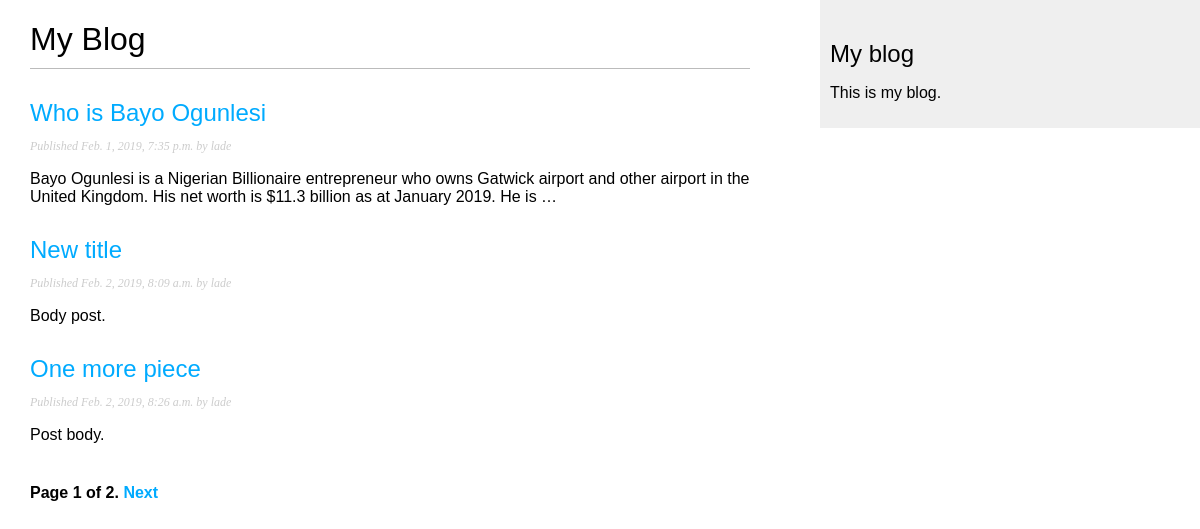
Screenshot of /blog/ with the database file from the repository.
### blog/models.py (models this page shows)
class Post(models.Model):
    STATUS_CHOICES = (
        ('draft', 'Draft'),
        ('published', 'Published'),
    )
    title = models.CharField(max_length=250)
    slug = models.SlugField(max_length=250, unique_for_date='publish')
    author = models.ForeignKey(User, on_delete=models.CASCADE, related_name='blog_posts')
    body = models.TextField()
    publish = models.DateTimeField(default=timezone.now)
    created = models.DateTimeField(auto_now_add=True)
    updated = models.DateTimeField(auto_now=True)
    status = models.CharField(max_length=10, choices=STATUS_CHOICES, default='draft')
    objects = models.Manager() # The default manager.
    published = PublishedManager() # Our custom manager.
    def get_absolute_url(self):
            return reverse ('blog:post_detail',
                            args=[self.publish.year,
                                    self.publish.month,
                                    self.publish.day,
                                    self.slug])

### blog/views.py (the view)
# urls.py: path('', views.PostListView.as_view(), name='post_list'),
class PostListView(ListView):
    queryset = Post.published.all()
    context_object_name = 'posts'
    paginate_by = 3
    template_name = 'blog/post/list.html'

### blog/templates/blog/post/list.html (shortened to what this page needs)
{% extends "blog/base.html" %}
{% block content %}
    <h1>My Blog</h1>
{% for post in posts %}
        <h2>
            <a href="{{ post.get_absolute_url }}">
             {{ post.title }}
         </a>
        </h2>
        <p class="date">
            Published {{ post.publish }} by {{ post.author }}
        </p>
        {{ post.body|truncatewords:30|linebreaks }}
    {% endfor %}
    {% include "pagination.html" with page=page_obj %}
{% endblock %}

### blog/templates/blog/base.html (shortened to what this page needs)
{% load static %}
<!DOCTYPE html>
<html>
<head>
    <link href="{% static "css/blog.css" %}" rel="stylesheet" >
</head>
<body>
    <div id="content">
        {% block content %}
        {% endblock %}
    </div>
    <div id="sidebar">
        <h2>My blog</h2>
            <p>This is my blog.</p>
    </div>
</body>
</html>

### blog/templates/pagination.html (shortened to what this page needs)
<div class="pagination">
    <span class="step-links">
        <span class="current">
            Page {{ page.number }} of {{ page.paginator.num_pages }}.
        </span>
            {% if page.has_next %}
                <a href="?page={{ page.next_page_number }}">Next</a>
            {% endif %}
    </span>
</div>

### blog/static/css/blog.css (style rules this page uses)
body { margin:0; padding:0; font-family:helvetica, sans-serif; }
a { color:#00abff; text-decoration:none; }
h1 { font-weight:normal; border-bottom:1px solid #bbb; padding:0 0 10px 0; }
h2 { font-weight:normal; margin:30px 0 0; }
#content { float:left; width:60%; padding:0 0 0 30px; }
#sidebar { float:right; width:30%; padding:10px; background:#efefef; height:100%; }
p.date { color:#ccc; font-family: georgia, serif; font-size: 12px; font-style: italic; }
.pagination { margin:40px 0; font-weight:bold; }

### rows the page displays
Post: title "Who is Bayo Ogunlesi", publish "Feb. 1, 2019, 7:35 p.m.", author "lade", body "Bayo Ogunlesi is a Nigerian Billionaire entrepreneur who owns Gatwick airport and other airport in the United Kingdom. His net worth is $11.3 billion as at January 2019. He is …"
Post: title "New title", publish "Feb. 2, 2019, 8:09 a.m.", author "lade", body "Body post."
Post: title "One more piece", publish "Feb. 2, 2019, 8:26 a.m.", author "lade", body "Post body."

### other values shown
{{ page.number }} "1"
{{ page.paginator.num_pages }} "2"
